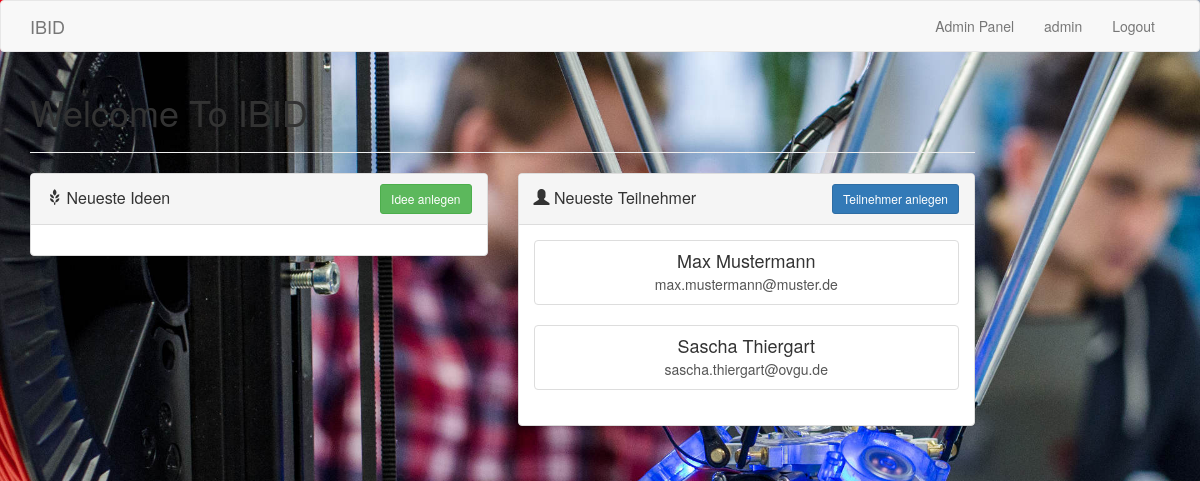
The app's page / (signed in) with its own data.
### ManageUsers/models.py (models this page shows, shortened)
class UserProfile(models.Model):
	user = models.OneToOneField(User)
	company = models.CharField(max_length=256,blank=True)
	website = models.URLField(blank=True)
	phone_number = models.CharField(max_length=15,validators=[RegexValidator(regex=r'^\+?1?\d{9,15}$', message="Phone number must be entered in the format: '+999999999'. Up to 15 digits allowed."),], blank=True) # validators should be a list
	street = models.CharField(max_length=256, blank=True, null=True)
	house_number = models.IntegerField(blank=True, null=True)
	zip_code = models.IntegerField(blank=True, null=True)
	city = models.CharField(max_length=256, blank=True, null=True)
	user_type = models.ForeignKey(UserType, blank=True, null=True)
	date_joined = models.DateField(default=timezone.now)
	"""
	Description: Felder, um die Eignung des Gründers zu erkennen
	"""
	PERSONALITY_CHOICES = (
		('1','Ja'),
		('0','Nein'),
	)
	skills = models.TextField(blank=True, null=True, default=None)
	education = models.TextField(null=True, blank=True, default=None)
	role = models.ForeignKey(UserRole, blank=True, null=True, default=None)
	seeks_opportunity = models.CharField(max_length=1,choices=PERSONALITY_CHOICES, blank=True, null=True, default=None)
	delayed_gratifikation = models.CharField(max_length=1,choices=PERSONALITY_CHOICES, blank=True, null=True, default=None)
	target_oriented = models.CharField(max_length=1,choices=PERSONALITY_CHOICES, blank=True, null=True, default=None)
	flexible_thinker = models.CharField(max_length=1,choices=PERSONALITY_CHOICES, blank=True, null=True, default=None)
	social_stable = models.CharField(max_length=1,choices=PERSONALITY_CHOICES, blank=True, null=True, default=None)
	curious = models.CharField(max_length=1,choices=PERSONALITY_CHOICES, blank=True, null=True, default=None)
	responsible = models.CharField(max_length=1,choices=PERSONALITY_CHOICES, blank=True, null=True, default=None)
	risk_taking = models.CharField(max_length=1,choices=PERSONALITY_CHOICES, blank=True, null=True, default=None)
	determined = models.CharField(max_length=1,choices=PERSONALITY_CHOICES, blank=True, null=True, default=None)
	stamina = models.CharField(max_length=1,choices=PERSONALITY_CHOICES, blank=True, null=True, default=None)
	class Meta:
		permissions = (
			('view', 'View UserProfile'),
			('edit', 'Edit UserProfile'),
		)

### Home/views.py (the view)
# urls.py: url(r'^$', views.index, name='index'),
def index(request):
	ideas=Idea.objects.all().order_by('-id')[:10]
	profiles=UserProfile.objects.all().order_by('-id')[:10]
	return render(request, 'Home/index.html',{'ideas':ideas,'profiles':profiles})

### Home/templates/Home/index.html (shortened to what this page needs)
{% extends 'base.html' %}
{% load staticfiles %}
{% block body_middle_block-1 %}
	<h1>Welcome To IBID</h1><hr>
<div class="row">
	<div class=" col-sm-6 col-md-6 col-lg-6" align="center">
		<div class="panel panel-default">
		    <div class="panel-heading clearfix" >
		      <h3 class="panel-title pull-left" style="padding-top: 5px;"><span class="glyphicon glyphicon-grain" aria-hidden="true"></span>  Neueste Ideen</h3>
		      <div class="btn-group pull-right">
		          <a href="{% url 'ManageIdea:post_idea' %}" class="btn btn-success btn-sm" aria-haspopup="true"> Idee anlegen</a>
		      </div>
		    </div>
		    <div class="panel-body">
		    </div>
		</div>
	</div>
	<div class="col-sm-6 col-md-6 col-lg-6" align="center">
		<div class="panel panel-default">
		    <div class="panel-heading clearfix" >
		      <h3 class="panel-title pull-left" style="padding-top: 5px;"><span class="glyphicon glyphicon-user" aria-hidden="true"></span>  Neueste Teilnehmer</h3>
		      <div class="btn-group pull-right">
		          <a href="{% url 'ManageUsers:register' %}" class="btn btn-primary btn-sm">Teilnehmer anlegen
		          </a>
		      </div>
		    </div>
		    <div class="panel-body">
		    	{% for profile in profiles %}
			        <div class="list-group">
			          <a href="{% url 'ManageUsers:userprofile' profile.user.id %}" class="list-group-item ">
			            <h4 class="list-group-item-heading">{{ profile.user.first_name }} {{ profile.user.last_name }}</h4>
			            <p class="list-group-item-text">{{ profile.user.username }}</p>
			          </a>
			        </div>
			      {% endfor %}
		    </div>
		</div>
	</div>
</div>
{% endblock %}

### Home/templates/base.html (shortened to what this page needs)
<!DOCTYPE HTML PUBLIC "-//W3C//DTD HTML 4.01//EN">
{% load staticfiles %}
<html lang="en">
<head>
{% load bootstrap3 %}
{% bootstrap_css %}
<link rel="stylesheet" href="{% static 'css/style.css' %}">
</head>
<body>
<div id="page-wrap">
  <nav class="navbar navbar-default" role="navigation">
    <div class="container" id="navfluid">
      <div class="row">
        <div class="col-md-10 col-lg-12">
          <div class="navbar-header">
            <a class="navbar-brand" href="{% url 'Home:index' %}">IBID</a>
          </div>
          <div class="collapse navbar-collapse" id="navigationbar">
            <ul class="nav navbar-nav navbar-right">
                {% if user.is_superuser %}
                <li><a href="{% url 'admin:index' %}">Admin Panel</a></li>
                {% endif %}
                {% if user.is_authenticated %}
                <li><a href="{% url 'ManageUsers:userprofile' user.id %}"> {{ user.get_username }} </a></li>
                <li><a href="{% url 'ManageUsers:logout' %}"> Logout </a></li>
                {% else %}
                <li><a href="{% url 'ManageUsers:register' %}"> Register </a></li>
                <li><a href="{% url 'ManageUsers:login' %}"> Login </a></li>
                {% endif %}
            </ul>
          </div>
        </div>
      </div>
    </div>
  </nav>
</div>
  <div class="container">
    <div class="row">
      <div class="col-md-10">{% block body_middle_block-1 %}{% endblock %}</div>
      <div class="col-md-2">{% block body_right_block-1 %}{% endblock %}</div>
    </div>
    <div class="row">
      <div class="col-md-4">{% block body_left_block-2 %}{% endblock %}</div>
      <div class="col-md-4">{% block body_middle_block-2 %}{% endblock %}</div>
      <div class="col-md-4">{% block body_right_block-2 %}{% endblock %}</div>
    </div>
    <div class="row">
      <div class="col-md-1">{% block body_left_block-3 %}{% endblock %}</div>
      <div class="col-md-10">{% block body_middle_block-3 %}{% endblock %}</div>
      <div class="col-md-1">{% block body_right_block-3 %}{% endblock %}</div>
    </div>
    <div class="row">
      <div class="col-md-3">{% block body_left_block-4 %}{% endblock %}</div>
      <div class="col-md-4">{% block body_middle_left_block-4 %}{% endblock %}</div>
      <div class="col-md-4">{% block body_middle_right_block-4 %}{% endblock %}</div>
      <div class="col-md-1">{% block body_right_block-4 %}{% endblock %}</div>
    </div>
    <div class="row">
      <div class="col-md-3">{% block body_left_block-5 %}{% endblock %}</div>
      <div class="col-md-6">{% block body_middle_block-5 %}{% endblock %}</div>
      <div class="col-md-3">{% block body_right_block-5 %}{% endblock %}</div>
    </div>
    <div class="row">
      <div class="col-md-9">{% block body_middle_block-6 %}{% endblock %}</div>
      <div class="col-md-3">{% block body_right_block-6 %}{% endblock %}</div>
    </div>
    <div class="row">
      <div class="col-md-2">{% block body_middle_block-7 %}{% endblock %}</div>
      <div class="col-md-9">{% block body_right_block-7 %}{% endblock %}</div>
      <div class="col-md-1"></div>
    </div>
    <div class="row">
      <div class="col-md-4">{% block body_left_block-8 %}{% endblock %}</div>
      <div class="col-md-4">{% block body_middle_block-8 %}{% endblock %}</div>
      <div class="col-md-4">{% block body_right_block-8 %}{% endblock %}</div>
    </div>
    <div class="row">
      <div class="col-md-1"></div>
      <div class="col-md-4">{% block body_left_block-9 %}{% endblock %}</div>
      <div class="col-md-2"></div>
      <div class="col-md-4">{% block body_right_block-9 %}{% endblock %}</div>
      <div class="col-md-1"></div>
    </div>
  </div>
</body>
</html>

### Home/static/css/style.css (style rules this page uses)
#page-wrap { background: white; opacity: 1; }

### records on screen
UserProfile: user.first_name "Max", user.last_name "Mustermann", user.username "max.mustermann@muster.de"
UserProfile: user.first_name "Sascha", user.last_name "Thiergart", user.username "sascha.thiergart@ovgu.de"

### other values on screen
{{ user.get_username }} "admin"
